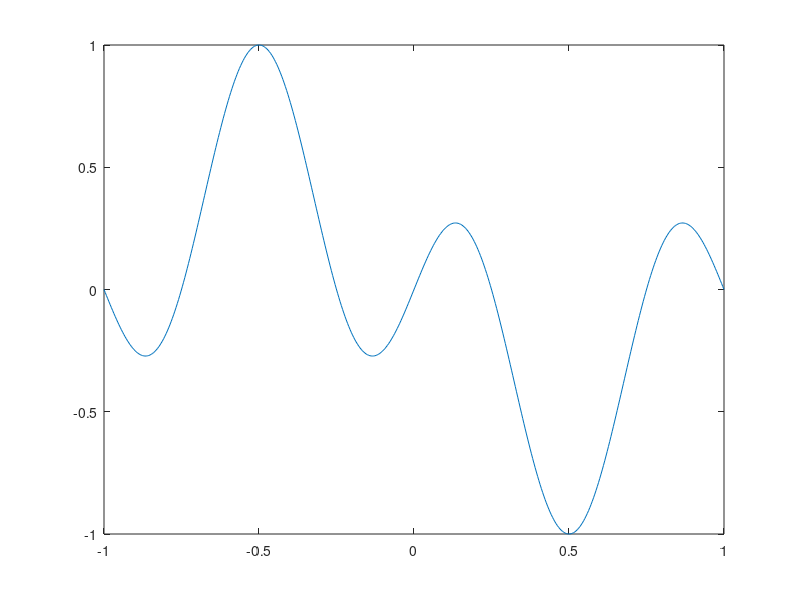

The MATLAB source for this figure: (Note: this script raises an error after producing the figure.)
a = -1;
b = 1;
m = [6];
reprpts = 500;
xr = linspace(a, b, reprpts);
%f = @(x) 1./(1+25*x.^2);
f = @(x) cos(2*pi.*x).*sin(pi.*x);

original = f(xr);

figure(03)
plot(xr, original, 'DisplayName', 'Original');

% Versio Legendre
for i = 1:length(m)
    A = zeros(m(i)+1, m(i)+1);
    for j = 1:m(i)+1
        for k = j:m(i)+1
            A(j, k) = integral(@(x) legendreP(j-1, x).*legendreP(k-1, x), -1, 1);
            A(k, j) = A(j, k);
        end
    end
    b = zeros(m(i)+1, 1);
    for j = 1:m(i)+1
        b(j) = integral(@(x) legendreP(j-1, x).*f(x), -1, 1);
    end
    c = A\b;
    interpolat = zeros(1, length(xr));
    for j = 0:m(i)
        interpolat = interpolat + c(j+1)*legendreP(j, xr);
    end
    figure(03)
    hold on
    plot(xr, interpolat, 'DisplayName', strcat('Legendre m=', num2str(m(i))));
    hold off
end
% Residu de Lagrange: f^(n+1)(\mu(x))/(n+1)!*L(x), L(x) = (x-x_0)...(x-x_n)
% Els splines lineals C0 tenen converg?ncia quadr?tica en la mida del
% subinterval: |R(x)| < 1/8*|f''(mu)|h_i^2
legend('show');